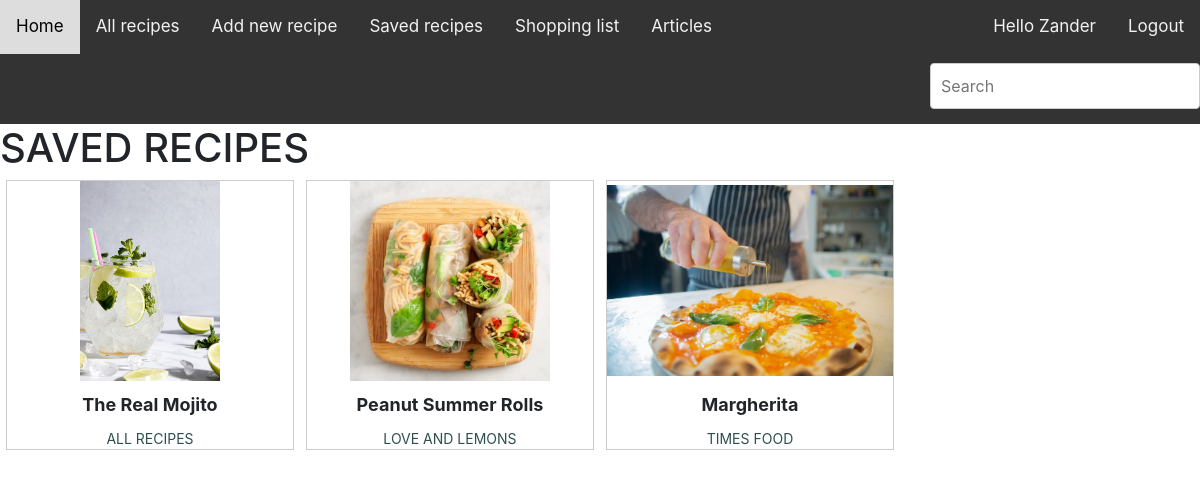
The app's page /saved_recipes (signed in) with its own data.
### recipeApp/models.py (models this page shows, shortened)
class SavedRecipe(models.Model):
    recipe = models.ForeignKey(Recipe, on_delete=models.CASCADE)
    user = models.ForeignKey(User, on_delete=models.CASCADE)

class Recipe(models.Model):
    uploader = models.ForeignKey(User, on_delete=models.CASCADE)
    owner = models.CharField(max_length=255)
    name = models.CharField(max_length=250)
    image = models.ImageField(upload_to='upload/')
    minutes = models.IntegerField()
    calories = models.CharField(max_length=200)
    link = models.CharField(max_length=2000)
    tag = models.ForeignKey(Tag, on_delete=models.CASCADE)

### recipeApp/views.py (the view)
# urls.py: path('saved_recipes', views.saved_recipes, name='saved_recipes'),
def saved_recipes(request):
    saved_recipes = SavedRecipe.objects.filter(user=request.user)
    context = {'saved_recipes': saved_recipes}
    return render(request, 'recipeApp/saved_recipes.html', context)

### recipeApp/templates/recipeApp/saved_recipes.html
{% extends 'recipeApp/base.html' %}
{% block content %}
<h1>SAVED RECIPES</h1>
{% for saved_recipe in saved_recipes %}
<div class="responsive">
    <div class="gallery">
      <a href="{% url 'recipeApp:recipe' saved_recipe.recipe.id %}">
        <img src="{{ saved_recipe.recipe.image.url }}" alt="{{ saved_recipe.recipe.name }}" width="200" height="400">
      </a>
      <div class="desc">{{ saved_recipe.recipe.name }}</div>
      <div class="owner">{{ saved_recipe.recipe.owner|upper }}</div>
    </div>
  </div>
{% endfor %}
{% endblock content %}

### recipeApp/templates/recipeApp/base.html (shortened to what this page needs)
{% load static %}
<!DOCTYPE html>
<html lang="en">
    <head>
        <link rel="stylesheet" href="https://stackpath.bootstrapcdn.com/bootstrap/4.4.1/css/bootstrap.min.css">
        <link rel="stylesheet" type="text/css" href="{% static 'css/styles.css' %}">
    </head>
    <body>
        <div class="topnav" id="myTopnav">
            <a href="{% url 'recipeApp:index' %}">Home</a>
            {% if user.is_authenticated %}
                <a href="{% url 'recipeApp:recipes' %}">All recipes</a>
                <a href="{% url 'recipeApp:add_recipe' %}">Add new recipe</a>
                <a href="{% url 'recipeApp:saved_recipes' %}">Saved recipes</a>
                <a href="{% url 'recipeApp:shopping_list' %}">Shopping list</a>
                <a href="{% url 'recipeApp:articles' %}">Articles</a>
                <a href="{% url 'users:logout' %}" style="float: right;">Logout</a>
                <a style="float: right;">Hello {{ request.user|title }}</a>
                <form role="search" method="POST" style="float: right;" action="{% url 'recipeApp:search' %}">
                    <input type="search" placeholder="Search" name="search_query" style="margin-top: 9px;">
                </form>
            {% else %}
                <a href="{% url 'users:login' %}" style="float: right;">Login</a>
                <a href="{% url 'users:register' %}" style="float: right;">Register</a>
                <a href="javascript:void(0);" class="icon" onclick="myFunction()">
                    <i class="fa fa-bars"></i>
                </a>
            {% endif %}
        </div>
        {% block content %}{% endblock content %}
    </body>
</html>

### static/css/styles.css (style rules this page uses)
body, ul { margin: 0; padding: 0; }
.topnav { overflow: hidden; background-color: #333; }
.topnav a { float: left; display: block; color: #f2f2f2; text-align: center; padding: 14px 16px; text-decoration: none; font-size: 17px; }
div.gallery { border: 1px solid #ccc; margin-bottom: 5px; }
div.gallery img { width: 100%; height: 200px; object-fit: scale-down; }
div.desc { font-size: large; padding: 10px; font-weight: bold; text-align: center; }
div.owner { font-size: 14px; text-align: center; color:darkslategrey; }
* { box-sizing: border-box; }
.responsive { padding: 0 6px; float: left; width: 24.99999%; }
form input, form textarea { width: 100%; padding: 10px; margin-bottom: 15px; border: 1px solid #ccc; border-radius: 4px; }

### records on screen
SavedRecipe: recipe.image (picture), recipe.name "The Real Mojito", recipe.owner "ALL RECIPES"
SavedRecipe: recipe.image (picture), recipe.name "Peanut Summer Rolls", recipe.owner "LOVE AND LEMONS"
SavedRecipe: recipe.image (picture), recipe.name "Margherita", recipe.owner "TIMES FOOD"

### other values on screen
{{ request.user|title }} "Zander"
